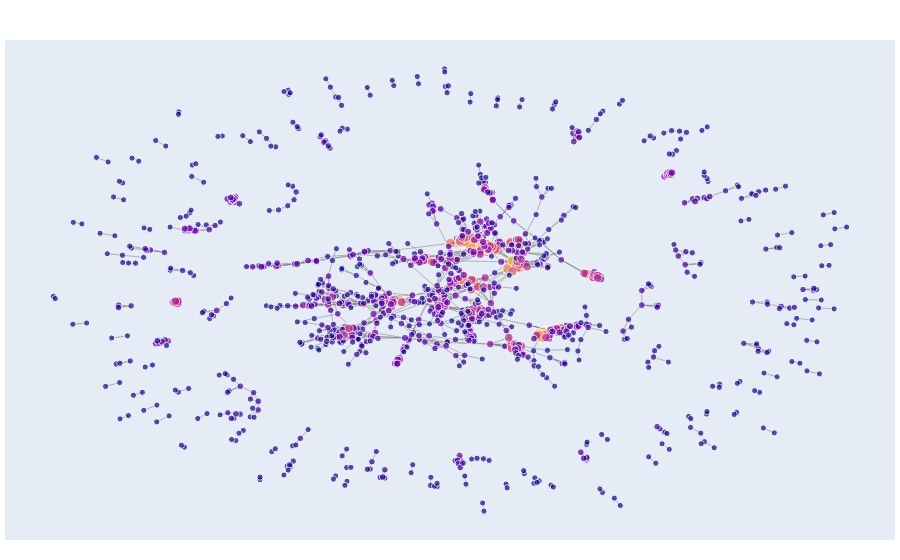

This figure's notebook cell:
### Code cell
#| hide
# Random sample (of the top 5 most similar datasets for each dataset)
# new_data = network_df#.sample(500) 
new_data = net_df_outliers_removed.head(7500)
show_edges = True # Change to True to show edges (slower)

G = nx.from_pandas_edgelist(new_data,
                            source='Source',
                            target='Target',
                            edge_attr='weight')

""" Plot network diagram """
node_sizes = [min(len(list(G.edges(node)))*0.2+6, 12) for node in G.nodes()]

# Set the positions of the nodes
pos = nx.spring_layout(G, k=1.2/sqrt(len(node_sizes)), seed=42)

if show_edges:
    # Create a list to store the edge traces
    edge_traces = []

    # Create an edge trace for each edge with varying width
    for u, v, d in G.edges(data=True):
        x0, y0 = pos[u]
        x1, y1 = pos[v]
        width = d['weight']*0.5

        edge_trace = go.Scatter(
            x=[x0, x1, None],
            y=[y0, y1, None],
            line=dict(width=width, color='gray'),
            hoverinfo='none',
            mode='lines'
        )

        edge_traces.append(edge_trace)

# Create a node trace
node_trace = go.Scatter(
    x=[pos[node][0] for node in G.nodes()],
    y=[pos[node][1] for node in G.nodes()],
    text=[node for node in G.nodes()],
    mode='markers',
    hoverinfo='text',
    marker=dict(
        color=node_sizes,
        size=node_sizes # The size of the node depends on the number of edges connected to it
    )
)

if show_edges:
    data = edge_traces + [node_trace]
else:
    data = node_trace

# Create the network graph figure
fig = go.Figure(data=data,
                layout=go.Layout(
                    title='',
                    showlegend=False,
                    hovermode='closest',
                    margin=dict(b=20, l=5, r=5, t=40),
                    xaxis=dict(showgrid=False, zeroline=False, showticklabels=False),
                    yaxis=dict(showgrid=False, zeroline=False, showticklabels=False)
                )
            )

# Display the network graph
fig.layout.height = 750
fig.show()
